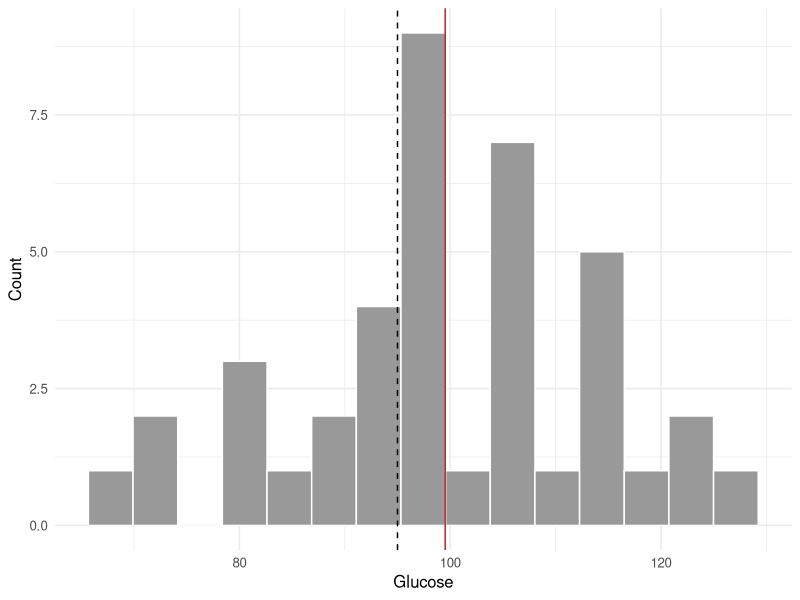

Write the R code that produced this figure.
# ============================================================
# Biostatistics Courses
# Course 1 — Week 3, Session 4: One-sample t and proportion tests
# ============================================================

# --- 0. Setup --------------------------------------------------
library(tidyverse)
set.seed(42)
theme_set(theme_minimal(base_size = 12))

# --- 1. Hypothesis / Goal --------------------------------------
# A: H0 mu = 95 for glucose. B: H0 pi = 0.60 for acceptance.

# --- 2. Data ---------------------------------------------------
n <- 40
glucose <- rnorm(n, 100, 12)
accept <- 78
total  <- 120

# --- 3. Visualise ----------------------------------------------
p <- tibble(glucose) |>
  ggplot(aes(glucose)) +
  geom_histogram(bins = 15, fill = "grey60", colour = "white") +
  geom_vline(xintercept = 95, linetype = 2) +
  geom_vline(xintercept = mean(glucose), colour = "firebrick") +
  labs(x = "Glucose", y = "Count")
print(p)

# --- 4. Assumptions --------------------------------------------
# t-test: approx normality of sample mean; prop test: np0 >= 5.

# --- 5. Conduct / Fit ------------------------------------------
tt <- t.test(glucose, mu = 95)
pt_large <- prop.test(accept, total, p = 0.60)
pt_exact <- binom.test(accept, total, p = 0.60)
print(tt)
print(pt_large)
print(pt_exact)

# --- 6. Report -------------------------------------------------
cat(sprintf("Glucose: mean=%.1f t=%.2f p=%.3f\n",
            mean(glucose), tt$statistic, tt$p.value))
cat(sprintf("Acceptance: %d/%d = %.3f, exact p=%.3f\n",
            accept, total, accept/total, pt_exact$p.value))
